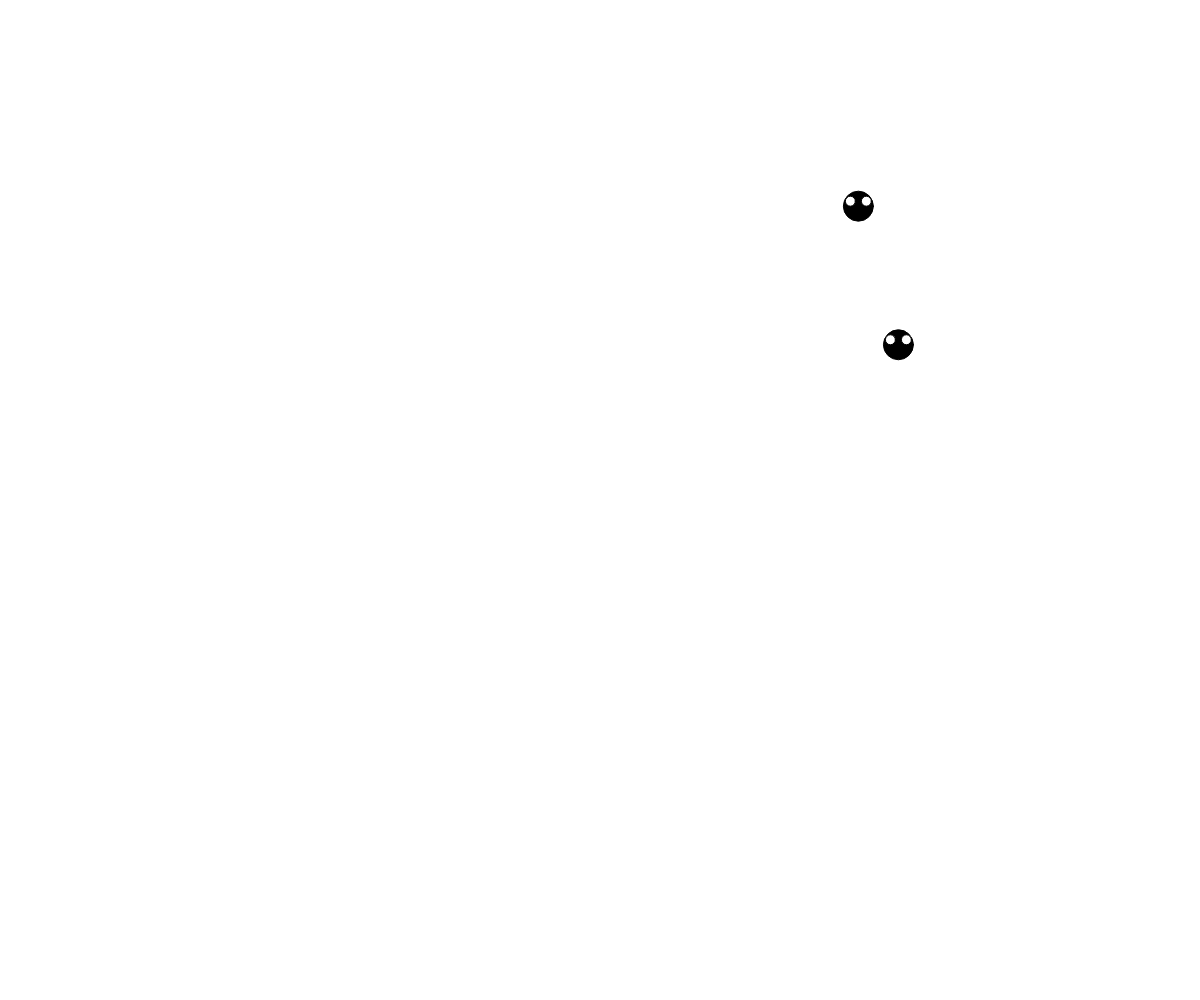
Frame 1 (no input)
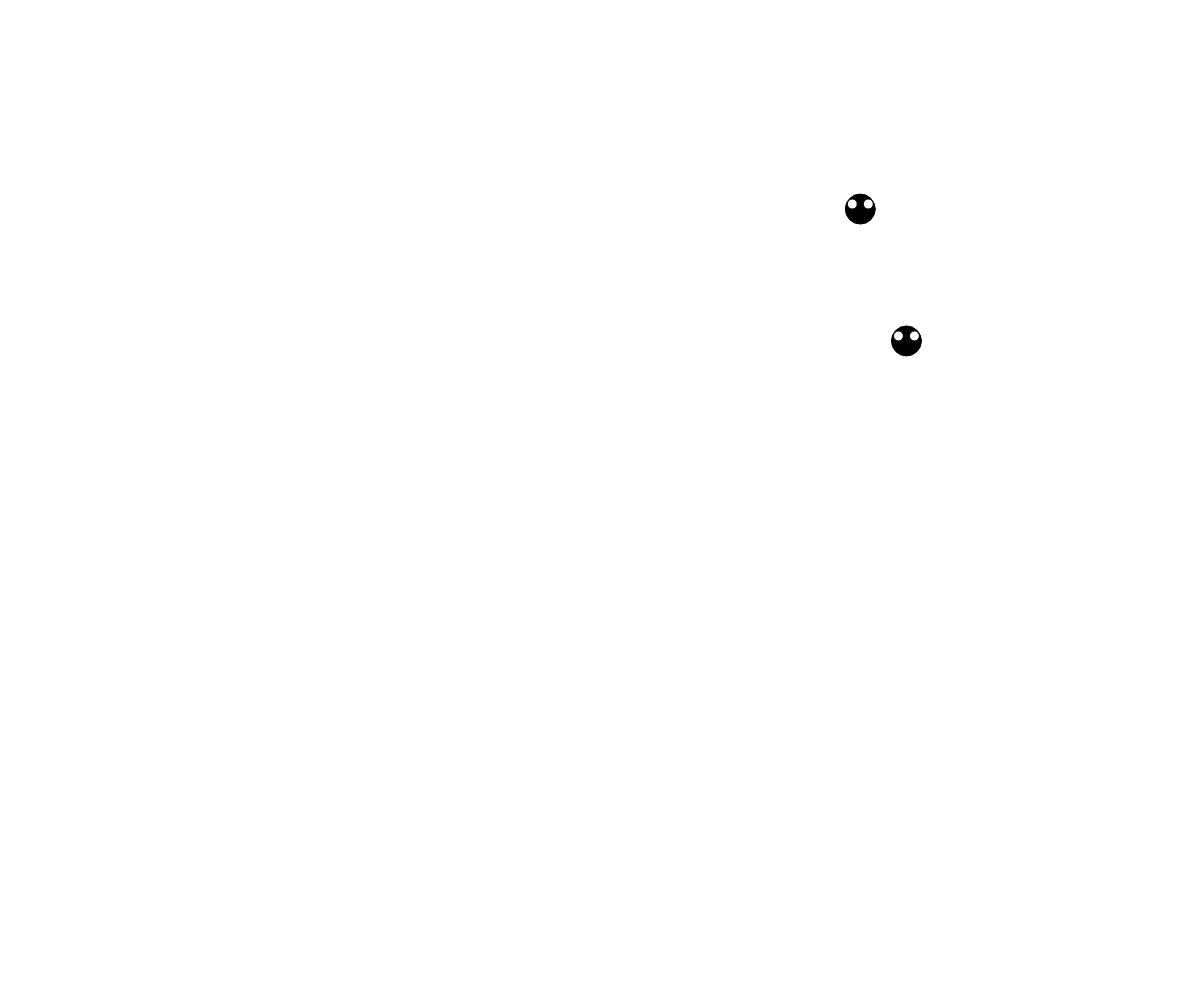
Frame 60 (no input)
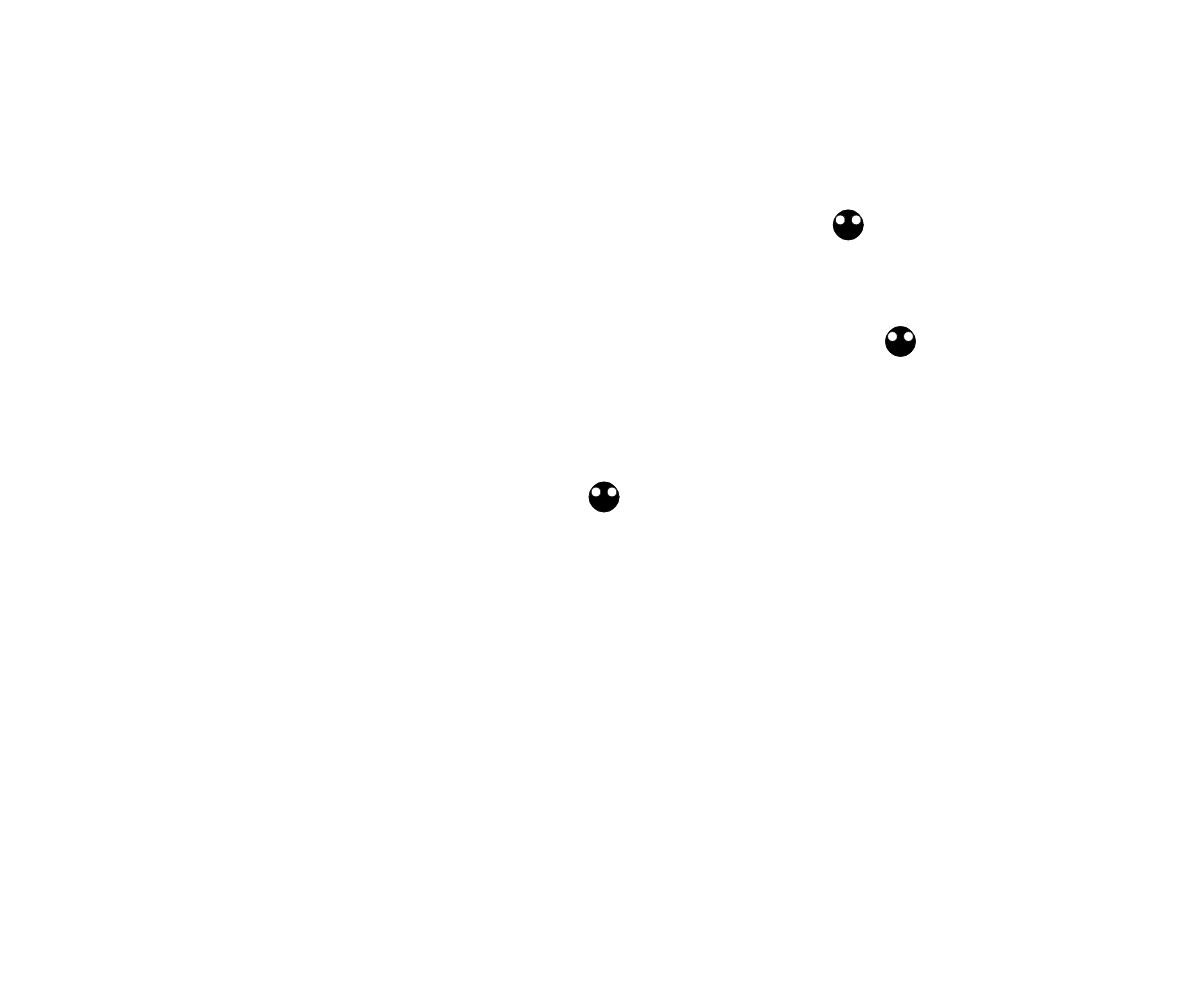
Frame 120 (the mouse pressed at the canvas centre since frame 60)

The p5.js sketch that drew these frames (run headless with seeded random() and noise() and a simulated clock; from frame 60 on, the mouse is pressed at the canvas centre):

// p5.js sketch
// ── sketch.js

/*******************************
LA CLASSE DU MONSTRE
*******************************/
class Monstre {
  // LE constructor() PREND DEUX PARAMETRES: x et y
  constructor(x,y) {
    this.x = x;
    this.y = y;
  }

  dessiner() {
      // LE CORPS
    fill(0);
    ellipse(this.x,this.y,30,30);
    // LES YEUX
    fill(255);
    ellipse(this.x-8,this.y-5,10,10);
    ellipse(this.x+8,this.y-5,10,10);
  }

  giguer() {
    this.x = this.x + random(-2,2);
    this.y = this.y + random(-2,2);
  }

}

// CREER UNE VARIABLE GLOBALE
// QUI CONTIENDRA UN TABLEAU (Array) :
let monstreArray;


/*******************************
CONSTRUIRE LA SCENE
*******************************/
function setup() {
  createCanvas(windowWidth, windowHeight);

  monstreArray = new Array();

   for ( let i =0; i < 2 ; i = i+1 ) {
     monstreArray.push( new Monstre( random(width) , random(height) ) );
   }

}


function draw() {
  background(255);

  for ( let i = 0; i < monstreArray.length; i++ ) {
    let monstre = monstreArray[i];
    monstre.giguer();
    monstre.dessiner();
  }

}

/*****************************
CODE A EXECUTER LORSQUE DU CLIC DE LA SOURIS
*****************************/
function mousePressed() {
   monstreArray.push( new Monstre( mouseX , mouseY) );
}

/*****************************
CODE A EXECUTER LORSQUE LA FENETRE EST REDIMENSIONNEE
*****************************/
function windowResized() {
  resizeCanvas(windowWidth, windowHeight);
  draw();
}
